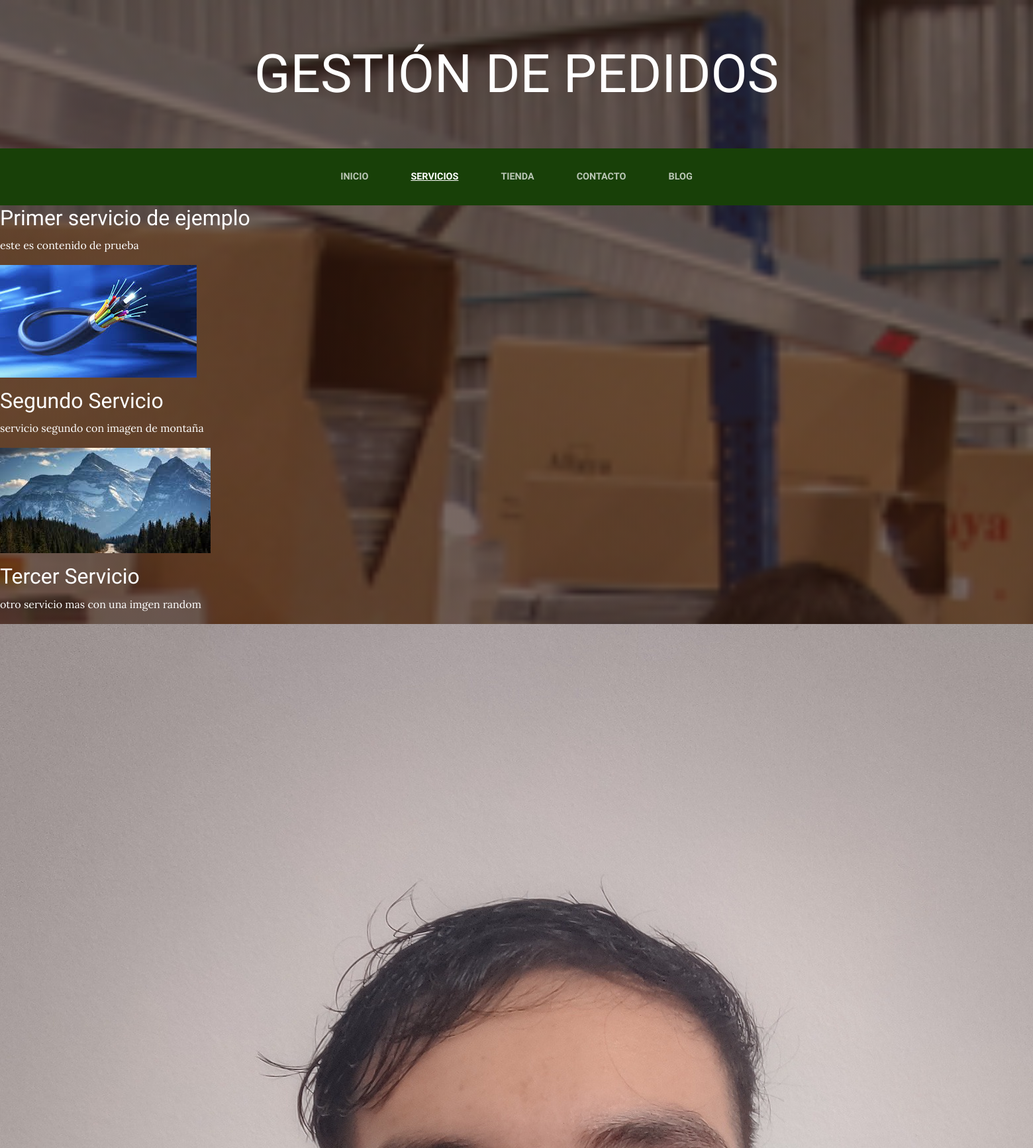
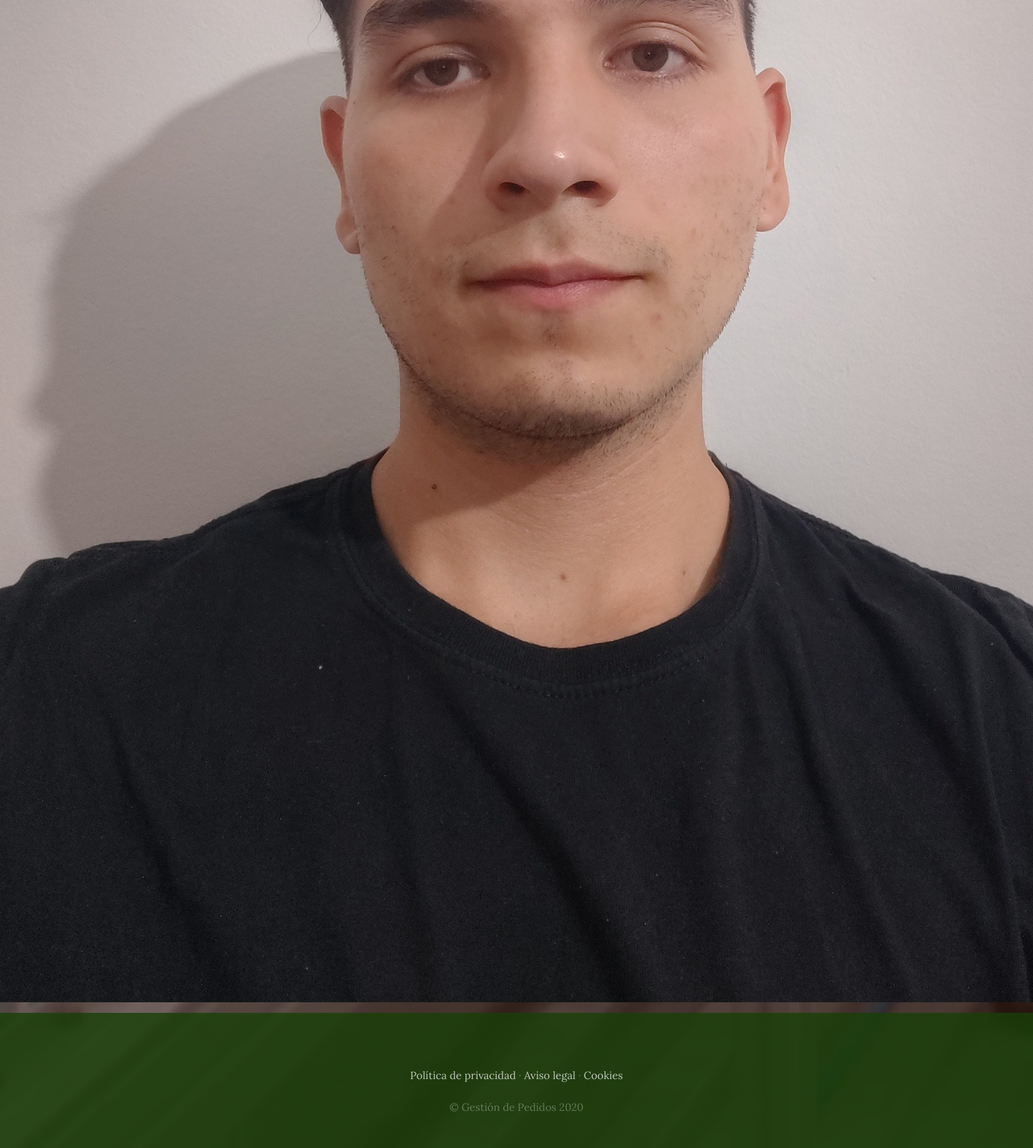
The app's page /servicios/ with its own data (2 pictures, top to bottom).
### Servicios/models.py (models this page shows, shortened)
class Servicio(models.Model):
    titulo = models.CharField(max_length=50)
    contenido = models.CharField(max_length=100)
    imagen = models.ImageField(upload_to='servicios')
    created = models.DateTimeField(auto_now_add=True)
    updated = models.DateTimeField(auto_now_add=True)
    class Meta:
        verbose_name = 'Servicio'
        verbose_name_plural = 'Servicios'

### Proyecto_web_app/views.py (the view)
# urls.py: path('servicios/', views.Servicios, name='servicios'),
def Servicios(request):
    servicios = Servicio.objects.all()
    return render(request, 'ProyectoWebApp/servicios.html', {'servicios': servicios})

### Proyecto_web_app/templates/ProyectoWebApp/servicios.html
{% extends 'ProyectoWebApp/base.html' %}
{% load static %}
{% block content %}
    {% for servicio in servicios %}
        <div>
            <h2 style="color: white;">{{ servicio.titulo }}</h2>
            <p style="color: white;">{{ servicio.contenido }}</p>
            <p><img src="{{ servicio.imagen.url }}"></p>
        </div>
    {% endfor %}
{% endblock %}

### Proyecto_web_app/templates/ProyectoWebApp/base.html (shortened to what this page needs)
<html>
<head>
    {% load static %}
    <link href="{% static 'ProyectoWebApp/vendor/bootstrap/css/bootstrap.min.css' %}" rel="stylesheet">
    <link href="{% static 'ProyectoWebApp/css/gestion.css' %}" rel="stylesheet">
</head>
<body>
    <h1 class="site-heading text-center text-white d-none d-lg-block">
        <span class="site-heading-lower">Gestión de Pedidos</span>
      </h1>
 <nav class="navbar navbar-expand-lg navbar-dark py-lg-4" id="mainNav">
    <div class="container">
      <div class="collapse navbar-collapse" id="navbarResponsive">
        <ul class="navbar-nav mx-auto">
          <li class="nav-item {% if request.path == '/' %}active{% endif %} px-lg-4">
            <a class="nav-link text-uppercase text-expanded" href="{% url 'home' %}">Inicio</a>
          </li>
          <li class="nav-item {% if request.path == '/servicios/' %}active{% endif %} px-lg-4">
            <a class="nav-link text-uppercase text-expanded" href="{% url 'servicios' %}">Servicios</a>
          </li>
          <li class="nav-item {% if request.path == '/tienda/' %}active{% endif %} px-lg-4">
            <a class="nav-link text-uppercase text-expanded" href="{% url 'tienda' %}">Tienda</a>
          </li>
          <li class="nav-item {% if request.path == '/contacto/' %}active{% endif %} px-lg-4">
            <a class="nav-link text-uppercase text-expanded" href="{% url 'contacto' %}">Contacto</a>
          </li>
          <li class="nav-item {% if request.path == '/blog/' %}active{% endif %} px-lg-4">
            <a class="nav-link text-uppercase text-expanded" href="{% url 'blog' %}">Blog</a>
          </li>
        </ul>
      </div>
    </div>
  </nav>
   {% block content %}
   {% endblock %}
    <footer class="footer text-faded text-center py-5">
      <div class="container">
        <p class="m-0 mbt">
        	<a href="sample.html" class="link">Política de privacidad</a> ·
        	<a href="sample.html" class="link">Aviso legal</a> ·
        	<a href="sample.html" class="link">Cookies</a>
		</p>
        <p class="m-0 mbt1">&copy; Gestión de Pedidos 2020</p>
      </div>
	</footer>
</body>
</html>

### Proyecto_web_app/static/ProyectoWebApp/css/gestion.css (style rules this page uses)
body { font-family: 'Lora'; background: linear-gradient(rgba(47, 23, 15, 0.65), rgba(47, 23, 15, 0.65)), url("../img/bg_main.jpg"); background-attachment: fixed; background-position: center; background-size: cover; }
h1, h2, h3, h4, h5, h6 { font-family: 'Raleway'; }
p { line-height: 1.75; }
.text-faded { color: rgba(255, 255, 255, 0.3); }
.site-heading { margin-top: 5rem; margin-bottom: 5rem; text-transform: uppercase; line-height: 1; font-family: 'Raleway'; }
.site-heading .site-heading-lower { font-size: 5rem; font-weight: 100; line-height: 4rem; }
#mainNav { background-color: rgba(24, 64, 8); font-family: 'Raleway'; }
#mainNav .navbar-nav .nav-item .nav-link { color: rgba(255, 255, 255, 0.7); font-weight: 800; }
#mainNav .navbar-nav .nav-item.active .nav-link { color: #ffffff; text-decoration: underline; }
@media (min-width: 992px) { #mainNav .navbar-nav .nav-item .nav-link { font-size: 0.9rem; } }
.footer { background-color: rgba(24, 64, 8, 0.8); }
.mbt { padding-top: 2rem; }
.mbt1 { padding-top: 1.25rem; }
a.link { color: rgba(255, 255, 255, 0.7); }

### records on screen
Servicio: titulo "Primer servicio de ejemplo", contenido "este es contenido de prueba", imagen (picture)
Servicio: titulo "Segundo Servicio", contenido "servicio segundo con imagen de montaña", imagen (picture)
Servicio: titulo "Tercer Servicio", contenido "otro servicio mas con una imgen random", imagen (picture)
